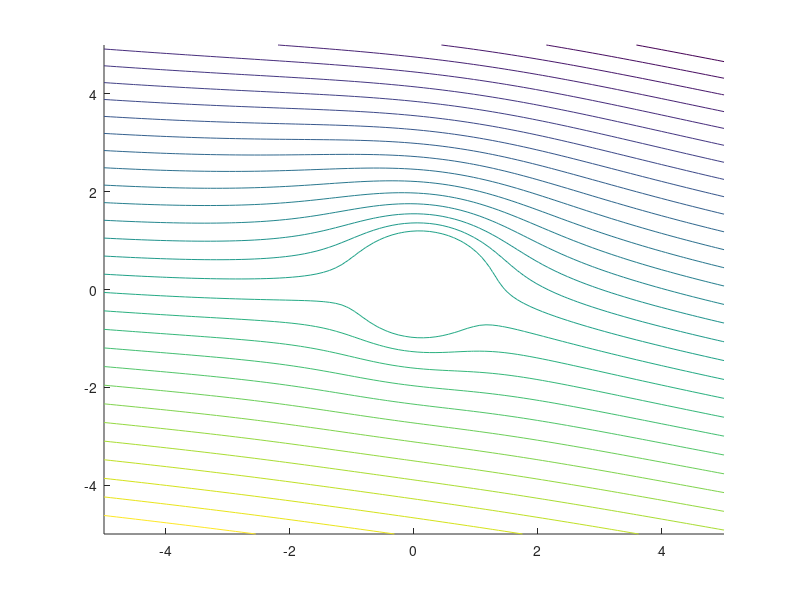

This chart was generated by the following MATLAB code: (Note: this script raises an error after producing the figure.)
%% 2

clc
clear
close all

raggio = 1;
centro = [0.1, 0.1];

vInf = 1;
alfa = deg2rad(10);

x = linspace(-5, 5);
y = linspace(-5, 5);

z = x + y*1i;

zc = centro(1) + centro(2)*1i;

tetaPrimo = asin(centro(2)/raggio);
% V = 2*vInf*sin(tetaPrimo + alfa) + circuitazione/(2*pi*raggio)
circuitazione = 4*pi*raggio*vInf*sin(alfa+tetaPrimo);

W = @(z) (-vInf * ((z-zc).*exp(1i*alfa) + raggio^2./(z-zc)*exp(-1i*alfa)) - 1i*circuitazione./(2*pi).*log((z-zc)./raggio)).*(abs(z-zc) > raggio);

[X, Y] = meshgrid(x, y);
Z = complex(X,Y);
hold on
[~, isoPsi] = contour(X, Y, imag(W(Z)), 31);

% punti arresto
syms angolo
soluzioni = solve(2*vInf*sin(alfa + angolo) + circuitazione/(2*pi*raggio));

teta = linspace(0,2*pi);
xCerchio = raggio.*cos(teta) + centro(1);
yCerchio = raggio.*sin(teta) + centro(2);

cerchio = plot(xCerchio, yCerchio, LineWidth=1.5);
axis equal
for solIndex = 1:length(soluzioni)
    grafici(solIndex) = plot(raggio.*cos(soluzioni(solIndex)) + centro(1), raggio.*sin(soluzioni(solIndex)) + centro(2), "or", LineWidth=2);
end

legend([isoPsi, grafici(1)], "Linee di Corrente", "Punti di Arresto")

b = sqrt(raggio^2-centro(2)^2) - centro(1);
zita = @(z) z + b^2./z;

figure
hold on
[inutile, isoPsi] = contour(real(zita(Z)), imag(zita(Z)), imag(W(Z)), 31);

zCerchio = complex(xCerchio, yCerchio);
plot(real(zita(zCerchio)), imag(zita(zCerchio)), LineWidth=1.5)
% punti arresto nuovi
for solIndex = 1:length(soluzioni)
    xArresto = raggio.*cos(soluzioni(solIndex)) + centro(1);
    yArresto = raggio.*sin(soluzioni(solIndex)) + centro(2);

    zArresto = xArresto +1i*yArresto;

    grafici(solIndex) = plot(real(zita(zArresto)), imag(zita(zArresto)), "or", LineWidth=2);
end

legend([isoPsi, grafici(1)], "Linee di Corrente", "Punti di Arresto")


xlim([-5, 5])
ylim([-5, 5])


